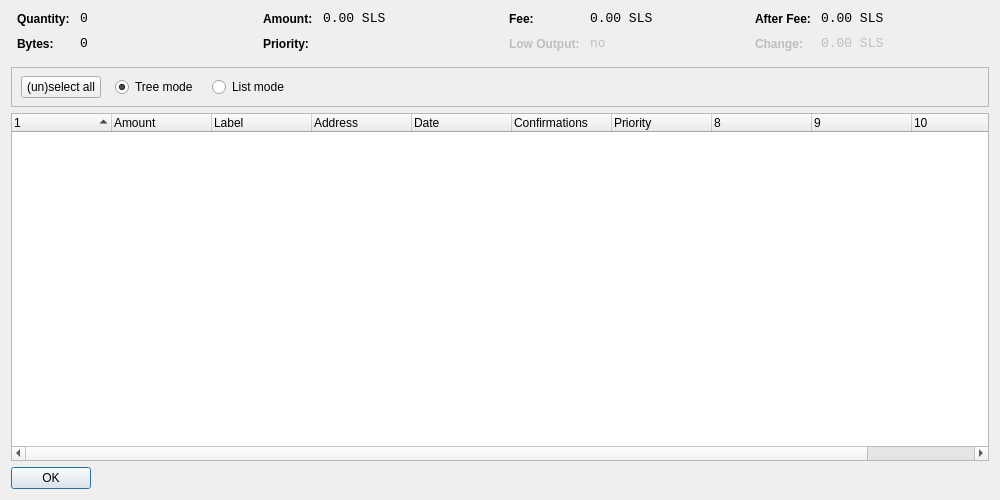
<?xml version="1.0" encoding="UTF-8"?>
<ui version="4.0">
 <class>CoinControlDialog</class>
 <widget class="QDialog" name="CoinControlDialog">
  <property name="geometry">
   <rect>
    <x>0</x>
    <y>0</y>
    <width>1000</width>
    <height>500</height>
   </rect>
  </property>
  <property name="windowTitle">
   <string>Coin Control</string>
  </property>
  <layout class="QVBoxLayout" name="verticalLayout">
   <item>
    <layout class="QHBoxLayout" name="horizontalLayoutTop" stretch="0,0,0,0">
     <property name="topMargin">
      <number>0</number>
     </property>
     <property name="bottomMargin">
      <number>10</number>
     </property>
     <item>
      <layout class="QFormLayout" name="formLayoutCoinControl1">
       <property name="horizontalSpacing">
        <number>10</number>
       </property>
       <property name="verticalSpacing">
        <number>10</number>
       </property>
       <property name="leftMargin">
        <number>6</number>
       </property>
       <property name="rightMargin">
        <number>6</number>
       </property>
       <item row="0" column="0">
        <widget class="QLabel" name="labelCoinControlQuantityText">
         <property name="styleSheet">
          <string notr="true">font-weight:bold;</string>
         </property>
         <property name="text">
          <string>Quantity:</string>
         </property>
        </widget>
       </item>
       <item row="0" column="1">
        <widget class="QLabel" name="labelCoinControlQuantity">
         <property name="font">
          <font>
           <family>Monospace</family>
           <pointsize>10</pointsize>
          </font>
         </property>
         <property name="cursor">
          <cursorShape>IBeamCursor</cursorShape>
         </property>
         <property name="contextMenuPolicy">
          <enum>Qt::ActionsContextMenu</enum>
         </property>
         <property name="text">
          <string notr="true">0</string>
         </property>
         <property name="textInteractionFlags">
          <set>Qt::LinksAccessibleByMouse|Qt::TextSelectableByKeyboard|Qt::TextSelectableByMouse</set>
         </property>
        </widget>
       </item>
       <item row="1" column="0">
        <widget class="QLabel" name="labelCoinControlBytesText">
         <property name="styleSheet">
          <string notr="true">font-weight:bold;</string>
         </property>
         <property name="text">
          <string>Bytes:</string>
         </property>
        </widget>
       </item>
       <item row="1" column="1">
        <widget class="QLabel" name="labelCoinControlBytes">
         <property name="font">
          <font>
           <family>Monospace</family>
           <pointsize>10</pointsize>
          </font>
         </property>
         <property name="cursor">
          <cursorShape>IBeamCursor</cursorShape>
         </property>
         <property name="contextMenuPolicy">
          <enum>Qt::ActionsContextMenu</enum>
         </property>
         <property name="text">
          <string notr="true">0</string>
         </property>
         <property name="textInteractionFlags">
          <set>Qt::LinksAccessibleByMouse|Qt::TextSelectableByKeyboard|Qt::TextSelectableByMouse</set>
         </property>
        </widget>
       </item>
      </layout>
     </item>
     <item>
      <layout class="QFormLayout" name="formLayoutCoinControl2">
       <property name="horizontalSpacing">
        <number>10</number>
       </property>
       <property name="verticalSpacing">
        <number>10</number>
       </property>
       <property name="leftMargin">
        <number>6</number>
       </property>
       <property name="rightMargin">
        <number>6</number>
       </property>
       <item row="0" column="0">
        <widget class="QLabel" name="labelCoinControlAmountText">
         <property name="styleSheet">
          <string notr="true">font-weight:bold;</string>
         </property>
         <property name="text">
          <string>Amount:</string>
         </property>
        </widget>
       </item>
       <item row="0" column="1">
        <widget class="QLabel" name="labelCoinControlAmount">
         <property name="font">
          <font>
           <family>Monospace</family>
           <pointsize>10</pointsize>
          </font>
         </property>
         <property name="cursor">
          <cursorShape>IBeamCursor</cursorShape>
         </property>
         <property name="contextMenuPolicy">
          <enum>Qt::ActionsContextMenu</enum>
         </property>
         <property name="text">
          <string notr="true">0.00 SLS</string>
         </property>
         <property name="textInteractionFlags">
          <set>Qt::LinksAccessibleByMouse|Qt::TextSelectableByKeyboard|Qt::TextSelectableByMouse</set>
         </property>
        </widget>
       </item>
       <item row="1" column="0">
        <widget class="QLabel" name="labelCoinControlPriorityText">
         <property name="styleSheet">
          <string notr="true">font-weight:bold;</string>
         </property>
         <property name="text">
          <string>Priority:</string>
         </property>
        </widget>
       </item>
       <item row="1" column="1">
        <widget class="QLabel" name="labelCoinControlPriority">
         <property name="font">
          <font>
           <family>Monospace</family>
           <pointsize>10</pointsize>
          </font>
         </property>
         <property name="cursor">
          <cursorShape>IBeamCursor</cursorShape>
         </property>
         <property name="contextMenuPolicy">
          <enum>Qt::ActionsContextMenu</enum>
         </property>
         <property name="text">
          <string/>
         </property>
         <property name="textInteractionFlags">
          <set>Qt::LinksAccessibleByMouse|Qt::TextSelectableByKeyboard|Qt::TextSelectableByMouse</set>
         </property>
        </widget>
       </item>
      </layout>
     </item>
     <item>
      <layout class="QFormLayout" name="formLayoutCoinControl3">
       <property name="horizontalSpacing">
        <number>10</number>
       </property>
       <property name="verticalSpacing">
        <number>10</number>
       </property>
       <property name="leftMargin">
        <number>6</number>
       </property>
       <property name="rightMargin">
        <number>6</number>
       </property>
       <item row="0" column="0">
        <widget class="QLabel" name="labelCoinControlFeeText">
         <property name="styleSheet">
          <string notr="true">font-weight:bold;</string>
         </property>
         <property name="text">
          <string>Fee:</string>
         </property>
        </widget>
       </item>
       <item row="0" column="1">
        <widget class="QLabel" name="labelCoinControlFee">
         <property name="font">
          <font>
           <family>Monospace</family>
           <pointsize>10</pointsize>
          </font>
         </property>
         <property name="cursor">
          <cursorShape>IBeamCursor</cursorShape>
         </property>
         <property name="contextMenuPolicy">
          <enum>Qt::ActionsContextMenu</enum>
         </property>
         <property name="text">
          <string notr="true">0.00 SLS</string>
         </property>
         <property name="textInteractionFlags">
          <set>Qt::LinksAccessibleByMouse|Qt::TextSelectableByKeyboard|Qt::TextSelectableByMouse</set>
         </property>
        </widget>
       </item>
       <item row="1" column="0">
        <widget class="QLabel" name="labelCoinControlLowOutputText">
         <property name="enabled">
          <bool>false</bool>
         </property>
         <property name="styleSheet">
          <string notr="true">font-weight:bold;</string>
         </property>
         <property name="text">
          <string>Low Output:</string>
         </property>
        </widget>
       </item>
       <item row="1" column="1">
        <widget class="QLabel" name="labelCoinControlLowOutput">
         <property name="enabled">
          <bool>false</bool>
         </property>
         <property name="font">
          <font>
           <family>Monospace</family>
           <pointsize>10</pointsize>
          </font>
         </property>
         <property name="cursor">
          <cursorShape>IBeamCursor</cursorShape>
         </property>
         <property name="contextMenuPolicy">
          <enum>Qt::ActionsContextMenu</enum>
         </property>
         <property name="text">
          <string notr="true">no</string>
         </property>
         <property name="textInteractionFlags">
          <set>Qt::LinksAccessibleByMouse|Qt::TextSelectableByKeyboard|Qt::TextSelectableByMouse</set>
         </property>
        </widget>
       </item>
      </layout>
     </item>
     <item>
      <layout class="QFormLayout" name="formLayoutCoinControl4">
       <property name="horizontalSpacing">
        <number>10</number>
       </property>
       <property name="verticalSpacing">
        <number>10</number>
       </property>
       <property name="leftMargin">
        <number>6</number>
       </property>
       <property name="rightMargin">
        <number>6</number>
       </property>
       <item row="0" column="0">
        <widget class="QLabel" name="labelCoinControlAfterFeeText">
         <property name="styleSheet">
          <string notr="true">font-weight:bold;</string>
         </property>
         <property name="text">
          <string>After Fee:</string>
         </property>
        </widget>
       </item>
       <item row="0" column="1">
        <widget class="QLabel" name="labelCoinControlAfterFee">
         <property name="font">
          <font>
           <family>Monospace</family>
           <pointsize>10</pointsize>
          </font>
         </property>
         <property name="cursor">
          <cursorShape>IBeamCursor</cursorShape>
         </property>
         <property name="contextMenuPolicy">
          <enum>Qt::ActionsContextMenu</enum>
         </property>
         <property name="text">
          <string notr="true">0.00 SLS</string>
         </property>
         <property name="textInteractionFlags">
          <set>Qt::LinksAccessibleByMouse|Qt::TextSelectableByKeyboard|Qt::TextSelectableByMouse</set>
         </property>
        </widget>
       </item>
       <item row="1" column="0">
        <widget class="QLabel" name="labelCoinControlChangeText">
         <property name="enabled">
          <bool>false</bool>
         </property>
         <property name="styleSheet">
          <string notr="true">font-weight:bold;</string>
         </property>
         <property name="text">
          <string>Change:</string>
         </property>
        </widget>
       </item>
       <item row="1" column="1">
        <widget class="QLabel" name="labelCoinControlChange">
         <property name="enabled">
          <bool>false</bool>
         </property>
         <property name="font">
          <font>
           <family>Monospace</family>
           <pointsize>10</pointsize>
          </font>
         </property>
         <property name="cursor">
          <cursorShape>IBeamCursor</cursorShape>
         </property>
         <property name="contextMenuPolicy">
          <enum>Qt::ActionsContextMenu</enum>
         </property>
         <property name="text">
          <string notr="true">0.00 SLS</string>
         </property>
         <property name="textInteractionFlags">
          <set>Qt::LinksAccessibleByMouse|Qt::TextSelectableByKeyboard|Qt::TextSelectableByMouse</set>
         </property>
        </widget>
       </item>
      </layout>
     </item>
    </layout>
   </item>
   <item>
    <widget class="QFrame" name="frame">
     <property name="minimumSize">
      <size>
       <width>0</width>
       <height>40</height>
      </size>
     </property>
     <property name="frameShape">
      <enum>QFrame::StyledPanel</enum>
     </property>
     <property name="frameShadow">
      <enum>QFrame::Sunken</enum>
     </property>
     <widget class="QWidget" name="horizontalLayoutWidget">
      <property name="geometry">
       <rect>
        <x>10</x>
        <y>0</y>
        <width>781</width>
        <height>41</height>
       </rect>
      </property>
      <layout class="QHBoxLayout" name="horizontalLayoutPanel" stretch="0,0,0,0,0">
       <property name="spacing">
        <number>14</number>
       </property>
       <item>
        <widget class="QPushButton" name="pushButtonSelectAll">
         <property name="sizePolicy">
          <sizepolicy hsizetype="Maximum" vsizetype="Fixed">
           <horstretch>0</horstretch>
           <verstretch>0</verstretch>
          </sizepolicy>
         </property>
         <property name="text">
          <string>(un)select all</string>
         </property>
        </widget>
       </item>
       <item>
        <widget class="QRadioButton" name="radioTreeMode">
         <property name="sizePolicy">
          <sizepolicy hsizetype="Maximum" vsizetype="Fixed">
           <horstretch>0</horstretch>
           <verstretch>0</verstretch>
          </sizepolicy>
         </property>
         <property name="text">
          <string>Tree mode</string>
         </property>
         <property name="checked">
          <bool>true</bool>
         </property>
        </widget>
       </item>
       <item>
        <widget class="QRadioButton" name="radioListMode">
         <property name="sizePolicy">
          <sizepolicy hsizetype="Maximum" vsizetype="Fixed">
           <horstretch>0</horstretch>
           <verstretch>0</verstretch>
          </sizepolicy>
         </property>
         <property name="text">
          <string>List mode</string>
         </property>
        </widget>
       </item>
       <item>
        <spacer name="horizontalSpacer">
         <property name="orientation">
          <enum>Qt::Horizontal</enum>
         </property>
         <property name="sizeHint" stdset="0">
          <size>
           <width>40</width>
           <height>20</height>
          </size>
         </property>
        </spacer>
       </item>
      </layout>
     </widget>
    </widget>
   </item>
   <item>
    <widget class="CoinControlTreeWidget" name="treeWidget">
     <property name="contextMenuPolicy">
      <enum>Qt::CustomContextMenu</enum>
     </property>
     <property name="sortingEnabled">
      <bool>false</bool>
     </property>
     <property name="columnCount">
      <number>11</number>
     </property>
     <attribute name="headerShowSortIndicator" stdset="0">
      <bool>true</bool>
     </attribute>
     <attribute name="headerStretchLastSection">
      <bool>false</bool>
     </attribute>
     <column>
      <property name="text">
       <string/>
      </property>
     </column>
     <column>
      <property name="text">
       <string>Amount</string>
      </property>
     </column>
     <column>
      <property name="text">
       <string>Label</string>
      </property>
     </column>
     <column>
      <property name="text">
       <string>Address</string>
      </property>
     </column>
     <column>
      <property name="text">
       <string>Date</string>
      </property>
     </column>
     <column>
      <property name="text">
       <string>Confirmations</string>
      </property>
      <property name="toolTip">
       <string>Confirmed</string>
      </property>
     </column>
     <column>
      <property name="text">
       <string>Priority</string>
      </property>
     </column>
     <column>
      <property name="text">
       <string/>
      </property>
     </column>
     <column>
      <property name="text">
       <string/>
      </property>
     </column>
     <column>
      <property name="text">
       <string/>
      </property>
     </column>
     <column>
      <property name="text">
       <string/>
      </property>
     </column>
    </widget>
   </item>
   <item>
    <widget class="QDialogButtonBox" name="buttonBox">
     <property name="sizePolicy">
      <sizepolicy hsizetype="Maximum" vsizetype="Fixed">
       <horstretch>0</horstretch>
       <verstretch>0</verstretch>
      </sizepolicy>
     </property>
     <property name="orientation">
      <enum>Qt::Horizontal</enum>
     </property>
     <property name="standardButtons">
      <set>QDialogButtonBox::Ok</set>
     </property>
    </widget>
   </item>
  </layout>
 </widget>
 <customwidgets>
  <customwidget>
   <class>CoinControlTreeWidget</class>
   <extends>QTreeWidget</extends>
   <header>coincontroltreewidget.h</header>
  </customwidget>
 </customwidgets>
 <resources/>
 <connections/>
</ui>
